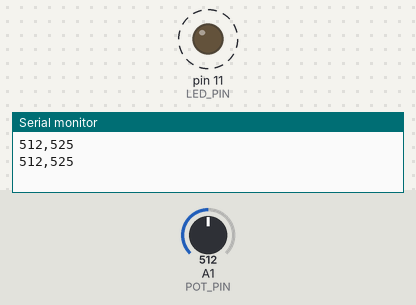
The sketch below on a simulated Arduino Uno, built with avr-gcc and run on an emulated ATmega328P. On the bench: output pins drawn as LEDs (lit = HIGH), the last lines printed to the serial monitor. Dashed ring = blinking. Inputs (shaded band) come from the test bench; at power-on: A1 (POT_PIN) = 512.

Above: at 1.8 s.
1.9 s: A1 (POT_PIN) set to 122
At 2.5 s:
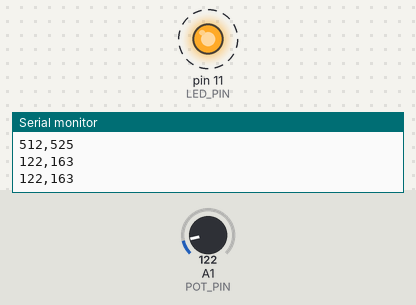
5.4 s: A1 (POT_PIN) set to 0
8.9 s: A1 (POT_PIN) set to 511
At 9.3 s:
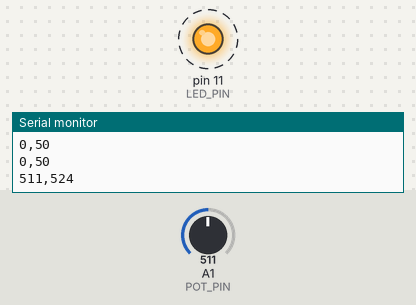
Timing chart, 0 to 19.1 s (numbered marks = the images above; inputs shaded):
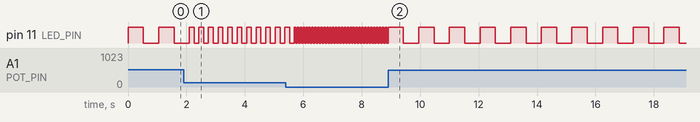

Measured:
- after the input at 1.9 s, pin 11 (LED_PIN): alternates HIGH for 0.16 s and LOW for 0.16 s, starting after 0.36 s
- after the input at 8.9 s, pin 11 (LED_PIN): alternates HIGH for 0.52 s and LOW for 0.52 s, starting after 0.53 s
- by itself, pin 11 (LED_PIN): alternates HIGH for 0.53 s and LOW for 0.53 s

The sketch:

pot_blink.ino
```cpp
int LED_PIN = 11;
int POT_PIN = A1;

void setup()
{
  Serial.begin(9600);
  pinMode(LED_PIN, OUTPUT);
}

void loop()
{
  int pot = analogRead(POT_PIN);
  int blinkDelay = map(pot, 0, 1023, 50, 1000);
  Serial.print(pot);
  Serial.print(",");
  Serial.println(blinkDelay);

  digitalWrite(LED_PIN, HIGH);
  delay(blinkDelay);
  digitalWrite(LED_PIN, LOW);
  delay(blinkDelay);
}
```
